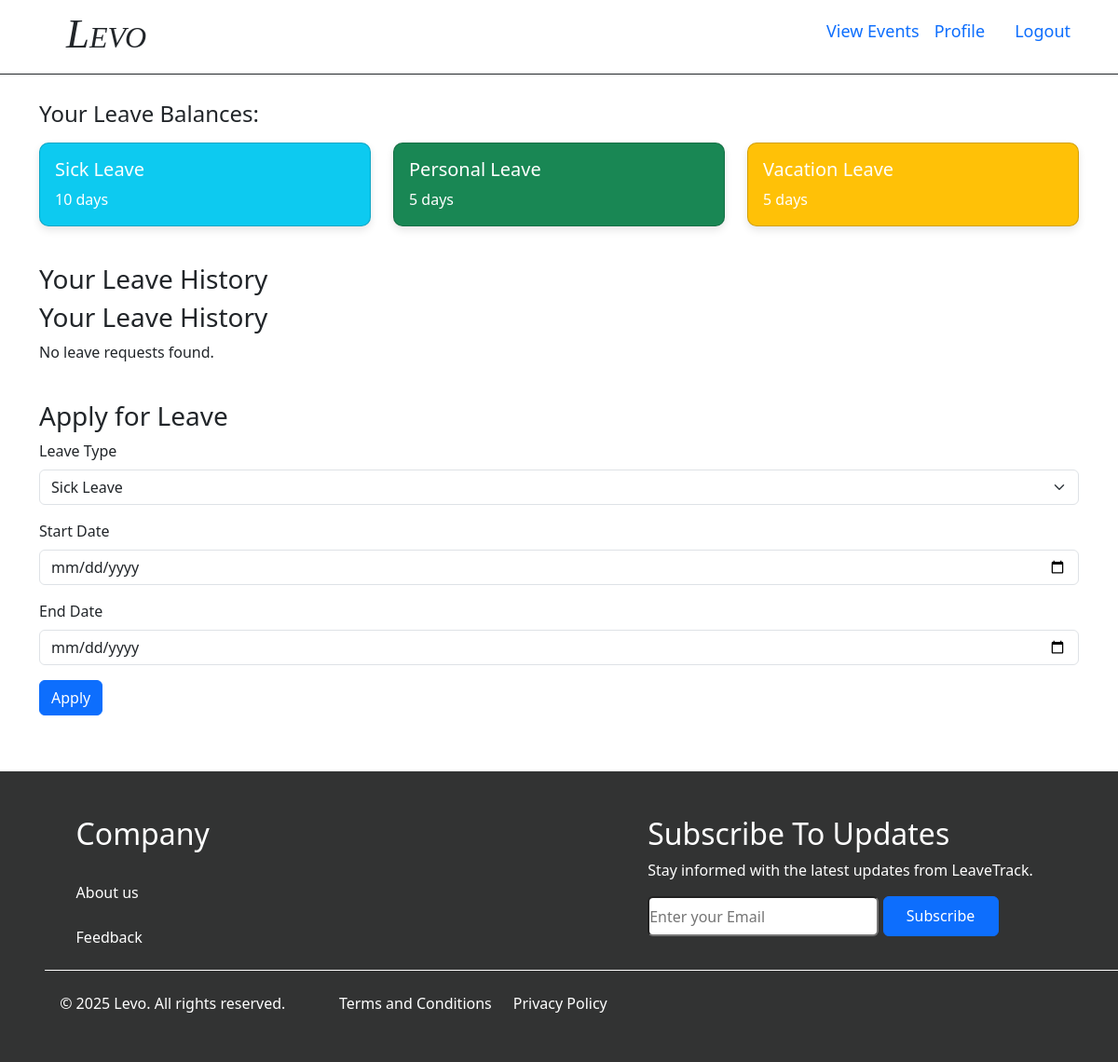
The page /employee-portal/ (signed in) on the database its author committed.
### emsapp/models.py (models this page shows, shortened)
class Profile(models.Model):
    user = models.OneToOneField(User, on_delete=models.CASCADE)
    sick_leave_balance = models.IntegerField(default=10)
    personal_leave_balance = models.IntegerField(default=5)
    vacation_leave_balance = models.IntegerField(default=5)
    email = models.EmailField(default="example@example.com")
    dob = models.DateField(null=True, blank=True)
    mobile_number = models.CharField(max_length=15, null=False, default="Not provided")
    address = models.CharField(max_length=255, null=False, default="No address provided")
    father_name = models.CharField(max_length=255, null=False, default="Unknown")
    mother_name = models.CharField(max_length=255, null=False, default="Unknown")

### emsapp/views.py (the view, shortened to what this page needs)
# urls.py: path('employee-portal/', views.employee_portal, name='employee_portal'),
@login_required
def employee_portal(request):
    leave_requests = LeaveRequest.objects.filter(user=request.user).order_by('-start_date')
    profile, _ = Profile.objects.get_or_create(user=request.user)
    return render(request, "employee_portal.html", {
        'leave_requests': leave_requests,
        'current_user': request.user,
        'profile': profile
    })

### emsapp/templates/employee_portal.html (shortened to what this page needs)
<!DOCTYPE html>
<html lang="en">
<head>
    <link rel="stylesheet" href="../static/styles/home_page.css">
    <link href="https://cdn.jsdelivr.net/npm/bootstrap@5.3.3/dist/css/bootstrap.min.css" rel="stylesheet">
</head>
<body>
    <header>
        <div class="nav">
            <p class="logo" style="margin-left: 3%;">Levo</p>
            <div class="nav-links" style="display: flex;padding-top: 1%;padding-left: 55%;">
                <a href="{% url 'app2:employee_event_list' %}" style="margin-top: 2.75%;font-size: large;text-decoration: none;">View Events</a>
                <a href="{% url 'profile' %}?next=employee_portal" class="nav-link" style="font-size: large;">Profile</a>
                <a href="#" onclick="confirmLogout()" class="nav-link" style="font-size: large;">Logout</a>
            </div>
        </div>
    </header>
    <main class="container mt-5" style="padding-top: 5%;padding-bottom: 5%;">
        <div class="leave-balance mb-4">
            <h4>Your Leave Balances:</h4>
            <div class="row mt-3">
                <div class="col-md-4 mb-3">
                    <div class="card text-white bg-info h-100">
                        <div class="card-body">
                            <h5 class="card-title">Sick Leave</h5>
                            <p class="card-text">{{ profile.sick_leave_balance }} days</p>
                        </div>
                    </div>
                </div>
                <div class="col-md-4 mb-3">
                    <div class="card text-white bg-success h-100">
                        <div class="card-body">
                            <h5 class="card-title">Personal Leave</h5>
                            <p class="card-text">{{ profile.personal_leave_balance }} days</p>
                        </div>
                    </div>
                </div>
                <div class="col-md-4 mb-3">
                    <div class="card text-white bg-warning h-100">
                        <div class="card-body">
                            <h5 class="card-title">Vacation Leave</h5>
                            <p class="card-text">{{ profile.vacation_leave_balance }} days</p>
                        </div>
                    </div>
                </div>
            </div>
        </div>
        <h3>Your Leave History</h3>
        <h3>Your Leave History</h3>
        <div class="row">
            {% for leave in leave_requests %}
                <div class="col-md-4 mb-4">
                    <div class="card h-100 border-secondary">
                        <div class="card-body">
                            <h5 class="card-title">{{ leave.leave_type }}</h5>
                            <p class="card-text"><strong>Name:</strong> {{ current_user.first_name }}</p>
                            <p class="card-text"><strong>Start Date:</strong> {{ leave.start_date }}</p>
                            <p class="card-text"><strong>End Date:</strong> {{ leave.end_date }}</p>
                            <p class="card-text"><strong>Status:</strong> {{ leave.status }}</p>
                        </div>
                        <div class="card-footer text-end">
                            {% if leave.status == 'Pending' %}
                                <a href="{% url 'edit_leave' leave.id %}" class="btn btn-warning btn-sm">Edit</a>
                                <a href="{% url 'delete_leave' leave.id %}" class="btn btn-danger btn-sm" onclick="return confirm('Delete this leave request?');">Delete</a>
                            {% else %}
                                <span class="text-muted">N/A</span>
                            {% endif %}
                        </div>
                    </div>
                </div>
            {% empty %}
                <p>No leave requests found.</p>
            {% endfor %}
        </div>
        <h3 class="mt-4">Apply for Leave</h3>
        <form method="POST">
            <div class="mb-3">
                <label for="leave_type" class="form-label">Leave Type</label>
                <select name="leave_type" id="leave_type" class="form-select" required>
                    <option value="Sick Leave">Sick Leave</option>
                </select>
            </div>
            <div class="mb-3">
                <label for="start_date" class="form-label">Start Date</label>
                <input type="date" class="form-control" name="start_date" required>
            </div>
            <div class="mb-3">
                <label for="end_date" class="form-label">End Date</label>
                <input type="date" class="form-control" name="end_date" required>
            </div>
            <button type="submit" class="btn btn-primary">Apply</button>
        </form>
    </main>
    <footer>
        <div class="bottom1">
            <div class="c1">
                <h2>Company</h2>
                <br>
                <a href="{% url 'about_us' %}" class="bottom-aboutus">About us</a>
                <br><br>
                <a href="{% url 'home_page' %}" class="bottom-feedback">Feedback</a>
            </div>
            <div class="c4">
                <h2>Subscribe To Updates</h2>
                <p>Stay informed with the latest updates from LeaveTrack.</p>
                <input class="input-email" type="email" placeholder="Enter your Email" >
                <button class="btn btn-primary subscribe" >Subscribe</button>
            </div>
        </div>
        <div class="bottom2">
            <p class="bottom-logo">© 2025 Levo. All rights reserved.</p>
            <a href="{% url 'terms_and_conditions' %}" class="bottom-terms" style="margin-left: 5%;">Terms and Conditions</a>
            <a href="{% url 'privacy_and_policy' %}" class="bottom-privacy" style="margin-left: 2%;">Privacy Policy</a>
        </div>
    </footer>
</body>
</html>

### emsapp/static/styles/home_page.css (style rules this page uses)
* { padding: 0; margin: 0; }
header { background-color: white; }
.nav { margin: 10px; display: flex; position: fixed; top: 0%; left: 0%; margin-top: 0%; background-color: white; justify-content: space-around; height: 10vh; border-bottom: 1px solid; width: 100%; margin-left: 0%; z-index: 2; }
.logo { margin-left: -2%; margin-top: 3px; font-size: 45px; font-family: Brush Script MT, Brush Script Std, cursive; font-style: italic; font-variant: small-caps; font-stretch: ultra-expanded; }
footer { background-color: rgb(50, 51, 51); padding-top: 4%; padding-left: 4%; color: white; }
.bottom1 { display: flex; justify-content: space-around; border-bottom: 1px solid white; padding-bottom: 2%; }
.bottom2 { padding-top: 2%; padding-bottom: 3%; display: flex; }
.c1, .c2, .c3 { margin-right: 5%; }
.c4 { margin-left: 30%; margin-right: 5%; }
.bottom-aboutus, .bottom-feedback, .bottom-employee-portal, .bottom-admin-portal { text-decoration: none; color: white; }
.bottom-logo { margin-left: 1.4%; }
.bottom-terms, .bottom-privacy { color: white; text-decoration: none; }
.input-email { border-radius: 6px; width: 60%; height: 30%; }
.subscribe { width: 30%; height: 30%; margin-bottom: 1%; }
button, .nav a { transition: color 0.3s ease-in-out; }
footer { opacity: 0; animation: fadeIn 2s forwards; }
html { scroll-behavior: smooth; }
* { transition: all 0.3s ease-in-out; }

### emsapp/templates/employee_portal.html (style rules this page uses)
.card { border-radius: 10px; box-shadow: 0 4px 8px rgba(0,0,0,0.1); transition: transform 0.2s; }

### rows shown on the page
Profile: sick_leave_balance "10", personal_leave_balance "5", vacation_leave_balance "5"
